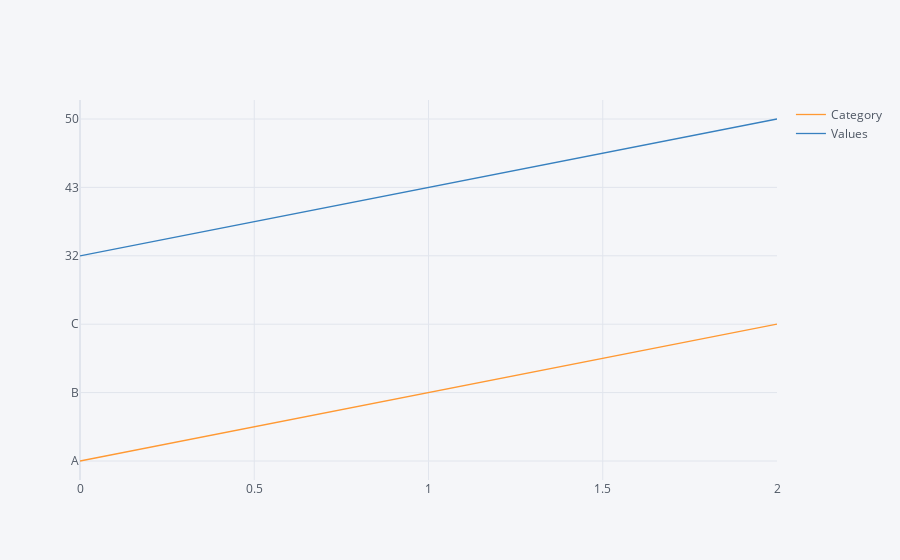

The code cell stored with this chart in its notebook:
### Code cell
df2.iplot()

### Figure 1 — Plotly figure (JSON) as saved in the notebook; plotly's stock layout.template omitted (floating-point values rounded to 4 significant figures)
{"data": [{"line": {"color": "rgba(255, 153, 51, 1.0)", "dash": "solid", "shape": "linear", "width": 1.3}, "mode": "lines", "name": "Category", "text": "", "type": "scatter", "x": [0, 1, 2], "y": ["A", "B", "C"]}, {"line": {"color": "rgba(55, 128, 191, 1.0)", "dash": "solid", "shape": "linear", "width": 1.3}, "mode": "lines", "name": "Values", "text": "", "type": "scatter", "x": [0, 1, 2], "y": [32, 43, 50]}], "layout": {"legend": {"bgcolor": "#F5F6F9", "font": {"color": "#4D5663"}}, "paper_bgcolor": "#F5F6F9", "plot_bgcolor": "#F5F6F9", "title": {"font": {"color": "#4D5663"}}, "xaxis": {"gridcolor": "#E1E5ED", "showgrid": true, "tickfont": {"color": "#4D5663"}, "title": {"font": {"color": "#4D5663"}, "text": ""}, "zerolinecolor": "#E1E5ED"}, "yaxis": {"gridcolor": "#E1E5ED", "showgrid": true, "tickfont": {"color": "#4D5663"}, "title": {"font": {"color": "#4D5663"}, "text": ""}, "zerolinecolor": "#E1E5ED"}}}
